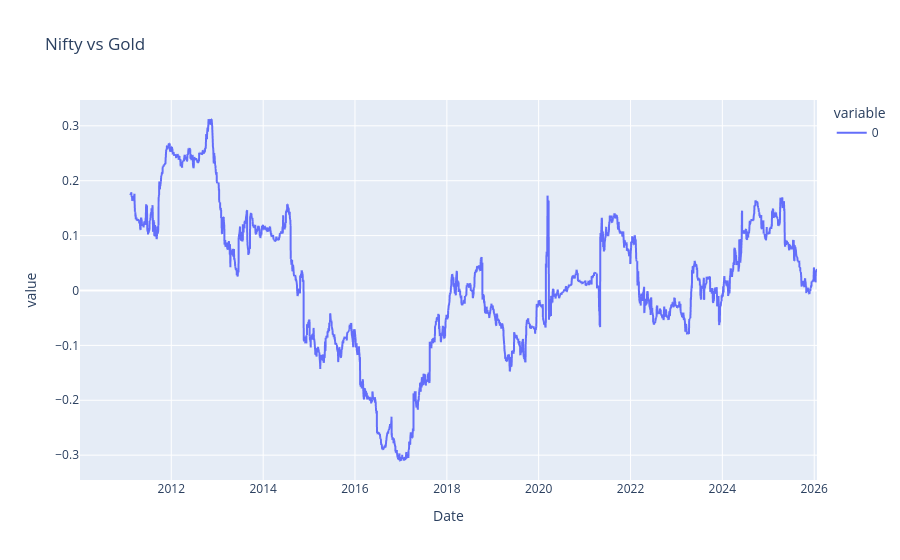

Write notebook code for a chart like this one.
### Code cell
rolling_corr = log_returns['^NSEI'].rolling(252).corr(log_returns['GC=F'])
rolling_corr.plot(title='Nifty vs Gold')

### Figure 1 — Plotly figure (JSON) as saved in the notebook; plotly's stock layout.template omitted (floating-point values rounded to 4 significant figures; data arrays with more than 128 entries replaced by an {"elided": "..."} marker saying what was removed)
{"data": [{"hovertemplate": "variable=0<br>Date=%{x}<br>value=%{y}<extra></extra>", "legendgroup": "0", "line": {"color": "#636efa", "dash": "solid"}, "marker": {"symbol": "circle"}, "mode": "lines", "name": "0", "showlegend": true, "type": "scattergl", "x": {"elided": "3537 str values"}, "xaxis": "x", "y": {"elided": "3537 float values"}, "yaxis": "y"}], "layout": {"autosize": true, "legend": {"title": {"text": "variable"}, "tracegroupgap": 0}, "title": {"text": "Nifty vs Gold"}, "xaxis": {"anchor": "y", "autorange": true, "domain": [0, 1], "range": ["2010-01-05", "2026-01-23"], "title": {"text": "Date"}, "type": "date"}, "yaxis": {"anchor": "x", "autorange": true, "domain": [0, 1], "range": [-0.3452, 0.347], "title": {"text": "value"}, "type": "linear"}}}
